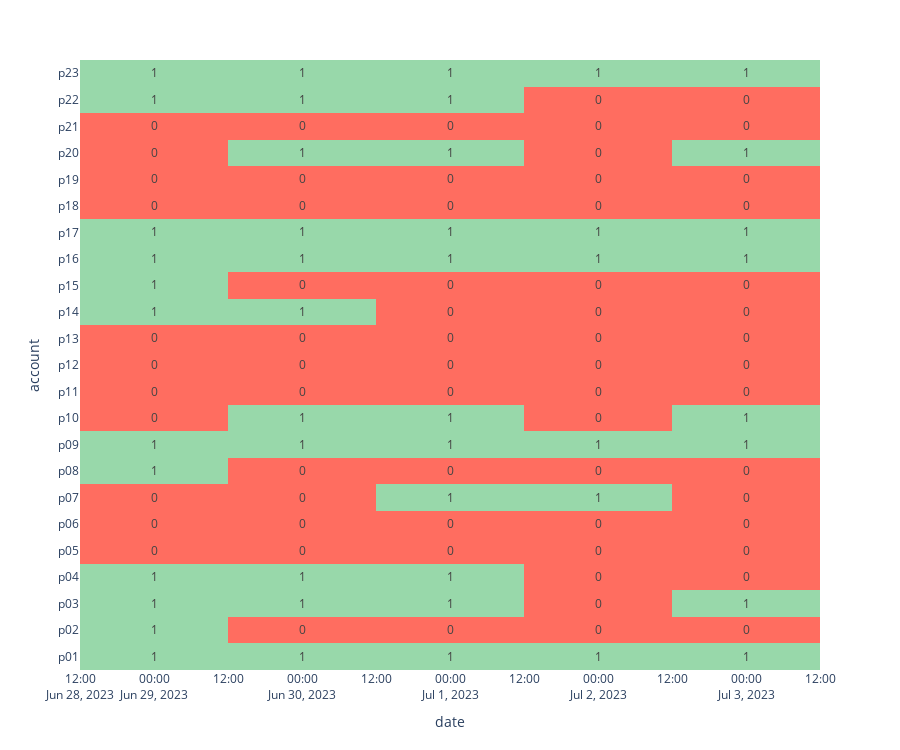

Notebook source saved alongside this figure:
### Code cell
fig = px.density_heatmap(WEEK1, x="date", y="account", z="sleep", text_auto=True, histfunc='sum', nbinsx=7, color_continuous_scale=['#ff6d60', '#98d8aa'])
fig.update_layout(width=900, height=750, coloraxis_showscale=False)
fig.write_html("../data_monitoring/noteFolder/sleep.html")
fig.show()

### Figure 1 — Plotly figure (JSON) as saved in the notebook; plotly's stock layout.template omitted (floating-point values rounded to 4 significant figures)
{"data": [{"coloraxis": "coloraxis", "histfunc": "sum", "hovertemplate": "date=%{x}<br>account=%{y}<br>sum of sleep=%{z}<extra></extra>", "name": "", "nbinsx": 7, "texttemplate": "%{z}", "type": "histogram2d", "x": ["2023-06-29", "2023-06-29", "2023-06-29", "2023-06-29", "2023-06-29", "2023-06-29", "2023-06-29", "2023-06-29", "2023-06-29", "2023-06-29", "2023-06-29", "2023-06-29", "2023-06-29", "2023-06-29", "2023-06-29", "2023-06-29", "2023-06-29", "2023-06-29", "2023-06-29", "2023-06-29", "2023-06-29", "2023-06-29", "2023-06-29", "2023-06-30", "2023-06-30", "2023-06-30", "2023-06-30", "2023-06-30", "2023-06-30", "2023-06-30", "2023-06-30", "2023-06-30", "2023-06-30", "2023-06-30", "2023-06-30", "2023-06-30", "2023-06-30", "2023-06-30", "2023-06-30", "2023-06-30", "2023-06-30", "2023-06-30", "2023-06-30", "2023-06-30", "2023-06-30", "2023-06-30", "2023-07-01", "2023-07-01", "2023-07-01", "2023-07-01", "2023-07-01", "2023-07-01", "2023-07-01", "2023-07-01", "2023-07-01", "2023-07-01", "2023-07-01", "2023-07-01", "2023-07-01", "2023-07-01", "2023-07-01", "2023-07-01", "2023-07-01", "2023-07-01", "2023-07-01", "2023-07-01", "2023-07-01", "2023-07-01", "2023-07-01", "2023-07-02", "2023-07-02", "2023-07-02", "2023-07-02", "2023-07-02", "2023-07-02", "2023-07-02", "2023-07-02", "2023-07-02", "2023-07-02", "2023-07-02", "2023-07-02", "2023-07-02", "2023-07-02", "2023-07-02", "2023-07-02", "2023-07-02", "2023-07-02", "2023-07-02", "2023-07-02", "2023-07-02", "2023-07-02", "2023-07-02", "2023-07-03", "2023-07-03", "2023-07-03", "2023-07-03", "2023-07-03", "2023-07-03", "2023-07-03", "2023-07-03", "2023-07-03", "2023-07-03", "2023-07-03", "2023-07-03", "2023-07-03", "2023-07-03", "2023-07-03", "2023-07-03", "2023-07-03", "2023-07-03", "2023-07-03", "2023-07-03", "2023-07-03", "2023-07-03", "2023-07-03"], "xaxis": "x", "xbingroup": "x", "y": ["p01", "p02", "p03", "p04", "p05", "p06", "p07", "p08", "p09", "p10", "p11", "p12", "p13", "p14", "p15", "p16", "p17", "p18", "p19", "p20", "p21", "p22", "p23", "p01", "p02", "p03", "p04", "p05", "p06", "p07", "p08", "p09", "p10", "p11", "p12", "p13", "p14", "p15", "p16", "p17", "p18", "p19", "p20", "p21", "p22", "p23", "p01", "p02", "p03", "p04", "p05", "p06", "p07", "p08", "p09", "p10", "p11", "p12", "p13", "p14", "p15", "p16", "p17", "p18", "p19", "p20", "p21", "p22", "p23", "p01", "p02", "p03", "p04", "p05", "p06", "p07", "p08", "p09", "p10", "p11", "p12", "p13", "p14", "p15", "p16", "p17", "p18", "p19", "p20", "p21", "p22", "p23", "p01", "p02", "p03", "p04", "p05", "p06", "p07", "p08", "p09", "p10", "p11", "p12", "p13", "p14", "p15", "p16", "p17", "p18", "p19", "p20", "p21", "p22", "p23"], "yaxis": "y", "ybingroup": "y", "z": [1, 1, 1, 1, 0, 0, 0, 1, 1, 0, 0, 0, 0, 1, 1, 1, 1, 0, 0, 0, 0, 1, 1, 1, 0, 1, 1, 0, 0, 0, 0, 1, 1, 0, 0, 0, 1, 0, 1, 1, 0, 0, 1, 0, 1, 1, 1, 0, 1, 1, 0, 0, 1, 0, 1, 1, 0, 0, 0, 0, 0, 1, 1, 0, 0, 1, 0, 1, 1, 1, 0, 0, 0, 0, 0, 1, 0, 1, 0, 0, 0, 0, 0, 0, 1, 1, 0, 0, 0, 0, 0, 1, 1, 0, 1, 0, 0, 0, 0, 0, 1, 1, 0, 0, 0, 0, 0, 1, 1, 0, 0, 1, 0, 0, 1]}], "layout": {"coloraxis": {"colorbar": {"title": {"text": "sum of sleep"}}, "colorscale": [[0, "#ff6d60"], [1, "#98d8aa"]], "showscale": false}, "height": 750, "legend": {"tracegroupgap": 0}, "margin": {"t": 60}, "width": 900, "xaxis": {"anchor": "y", "domain": [0, 1], "title": {"text": "date"}}, "yaxis": {"anchor": "x", "domain": [0, 1], "title": {"text": "account"}}}}
